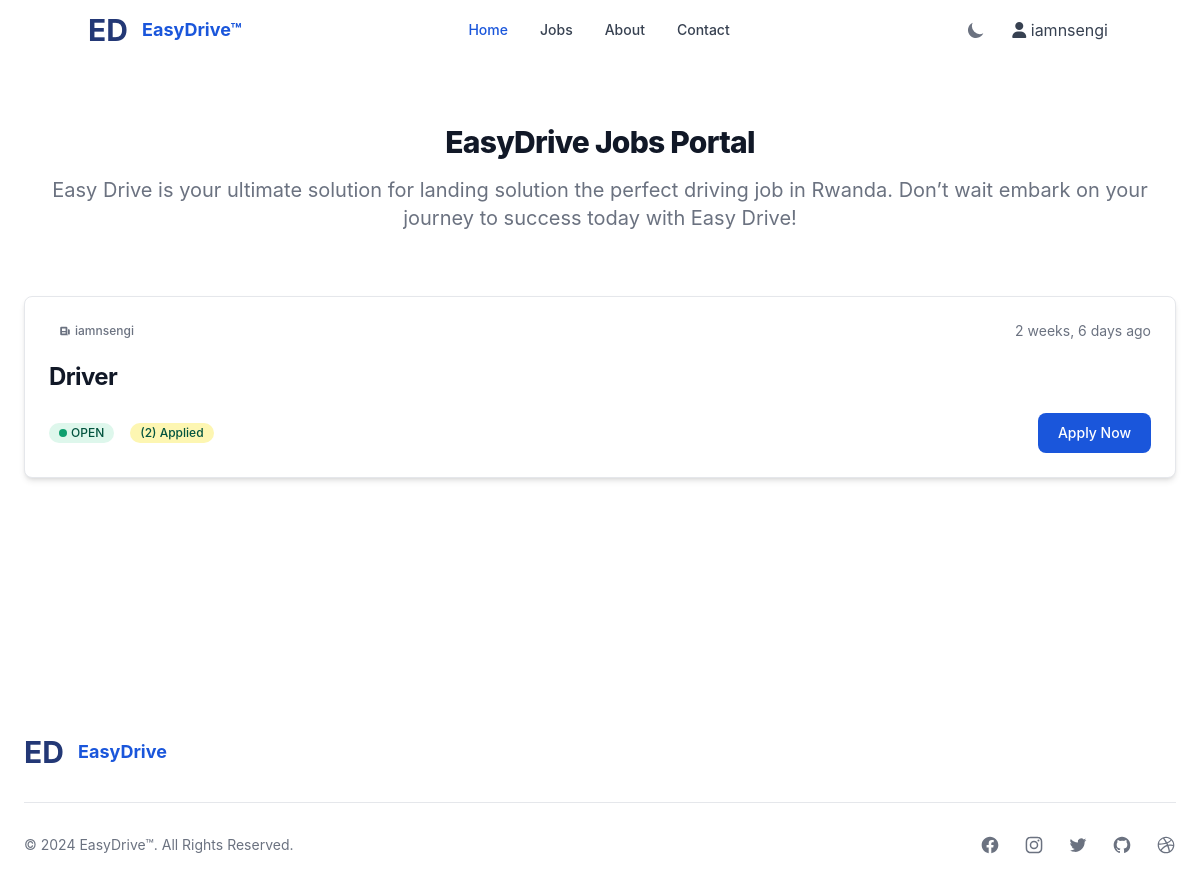
Screenshot of /job/3 (signed in) with the database file from the repository.
### MainApp/models.py (models this page shows, shortened)
class Job(models.Model):
    OPEN = 'open'
    CLOSED = 'closed'
    STATUS_CHOICES = [
        (OPEN, 'Open'),
        (CLOSED, 'Closed'),
    ]
    FULLTIME = 'full-time'
    PARTTIME = 'part-time'
    CONTRACT = 'contract'
    TYPE_CHOICES = [
        (FULLTIME, 'full-time'),
        (PARTTIME, 'part-time'),
        (CONTRACT, 'contract'),
    ]
    creator = models.ForeignKey(User, on_delete=models.CASCADE)
    title = models.CharField(max_length=255, default="")
    location = models.CharField(max_length=255, default="")
    description = models.TextField()
    requirements = models.TextField(null=True, blank=True)
    applicants = models.IntegerField(default=0)
    type = models.CharField(max_length=10, choices=TYPE_CHOICES, default=FULLTIME)
    status = models.CharField(max_length=10, choices=STATUS_CHOICES, default=OPEN)
    created_at = models.DateTimeField(auto_now_add=True)
    updated_at = models.DateTimeField(auto_now=True)
    class Meta:
        ordering = ['-created_at']

### MainApp/views.py (the view, shortened to what this page needs)
# urls.py: path('job/<str:id>',JobDetail.as_view()),
class JobDetail(LoginRequiredMixin,View):
    def get(self, request,id):
        context = {}
        try:
            job = Job.objects.get(id=id)
            context = {
                'job':job
            }
        except Exception as e:
            messages.error(request,e)
            return redirect('/jobs')
        return render(request,'job_detail.html',context)

### MainApp/templates/job_detail.html (shortened to what this page needs)
{% extends 'base.html' %} {% load static %}
{% load humanize %} {% block content%} {% include 'navbar.html'%}
<section class="bg-white dark:bg-gray-900">
  <div class="py-8 px-4 mx-auto max-w-screen-xl lg:py-16 lg:px-6">
    <div class="mx-auto max-w-screen-sm text-center lg:mb-16 mb-8">
      <h2
        class="mb-4 text-3xl lg:text-4xl tracking-tight font-extrabold text-gray-900 dark:text-white"
      >
        EasyDrive Jobs Portal
      </h2>
      <p class="font-light text-gray-500 sm:text-xl dark:text-gray-400">
        Easy Drive is your ultimate solution for landing solution the perfect
        driving job in Rwanda. Don’t wait embark on your journey to success
        today with Easy Drive!
      </p>
    </div>
    <div class="grid gap-8">
      <article
        class="p-6 bg-white rounded-lg border border-gray-200 shadow-md dark:bg-gray-800 dark:border-gray-700"
      >
        <div class="flex justify-between items-center mb-5 text-gray-500">
          <span
            class="bg-primary-100 text-primary-800 text-xs font-medium inline-flex items-center px-2.5 py-0.5 rounded dark:bg-primary-200 dark:text-primary-800"
          >
            <svg
              class="mr-1 w-3 h-3"
              fill="currentColor"
              viewBox="0 0 20 20"
              xmlns="http://www.w3.org/2000/svg"
            >
              <path
                fill-rule="evenodd"
                d="M2 5a2 2 0 012-2h8a2 2 0 012 2v10a2 2 0 002 2H4a2 2 0 01-2-2V5zm3 1h6v4H5V6zm6 6H5v2h6v-2z"
                clip-rule="evenodd"
              ></path>
              <path d="M15 7h1a2 2 0 012 2v5.5a1.5 1.5 0 01-3 0V7z"></path>
            </svg>
            {{job.creator}}
          </span>
          <span class="text-sm">{{ job.created_at|naturaltime }}</span>
        </div>
        <h2
          class="mb-2 text-2xl font-bold tracking-tight text-gray-900 dark:text-white"
        >
          <a href="#">{{job.title}}</a>
        </h2>
        <div class="flex justify-between items-center">
          <div class="flex items-center space-x-4">
            {% if job.status == 'open' %}
            <span
              class="inline-flex items-center bg-green-100 text-green-800 text-xs font-medium px-2.5 py-0.5 rounded-full dark:bg-green-900 dark:text-green-300"
            >
              <span class="w-2 h-2 me-1 bg-green-500 rounded-full"></span>
              {{job.status|upper}}
            </span>
            {% endif %}
            <span
              class="inline-flex items-center bg-yellow-100 text-green-800 text-xs font-medium px-2.5 py-0.5 rounded-full dark:bg-yellow-900 dark:text-yellow-300"
              >({{job.applicants}}) Applied
            </span>
          </div>
          <button
            data-modal-target="crud-modal"
            data-modal-toggle="crud-modal"
            class="block text-white bg-blue-700 hover:bg-blue-800 focus:ring-4 focus:outline-none focus:ring-blue-300 font-medium rounded-lg text-sm px-5 py-2.5 text-center dark:bg-blue-600 dark:hover:bg-blue-700 dark:focus:ring-blue-800"
            type="button"
          >
            Apply Now
          </button>
        </div>
      </article>
    </div>
  </div>
</section>
<div class="pt-36">&nbsp;</div>
{% include 'footer.html'%} {% endblock %}

### MainApp/templates/navbar.html (shortened to what this page needs)
<nav
  class="bg-white border-gray-200 px-2 sm:px-4 py-2.5 rounded dark:bg-gray-800"
>
  <div class="container mx-auto flex flex-wrap items-center justify-between">
    <a href="/" class="flex">
      <span
        class="self-center text-3xl text-blue-900 font-bold whitespace-nowrap dark:text-white"
        >ED &nbsp;</span
      >
      <span
        class="self-center text-lg text-blue-700 font-bold whitespace-nowrap dark:text-white"
        >EasyDrive™</span
      >
    </a>
    <div class="flex md:order-2 items-center space-x-4">
      <button
        id="theme-toggle"
        type="button"
        class="text-gray-500 dark:text-gray-400 hover:bg-gray-100 dark:hover:bg-gray-700 focus:outline-none focus:ring-4 focus:ring-gray-200 dark:focus:ring-gray-700 rounded-lg text-sm p-2.5"
      >
        <svg
          id="theme-toggle-dark-icon"
          class="w-5 h-5 hidden"
          fill="currentColor"
          viewBox="0 0 20 20"
          xmlns="http://www.w3.org/2000/svg"
        >
          <path
            d="M17.293 13.293A8 8 0 016.707 2.707a8.001 8.001 0 1010.586 10.586z"
          ></path>
        </svg>
      </button>
      {% if request.user.is_authenticated %}
      <div class="relative">
        <button
          class="inline-flex items-center h-full text-gray-700 dark:text-gray-300"
        >
          <span class="mr-1">
            <i class="fa fa-user"></i>
            {{request.user}}</span
          >
        </button>
      </div>
      {% endif %}
    </div>
    <div
      class="hidden md:flex justify-between items-center w-full md:w-auto md:order-1"
      id="mobile-menu-4"
    >
      <ul
        class="flex-col md:flex-row flex md:space-x-8 mt-4 md:mt-0 md:text-sm md:font-medium"
      >
        <li>
          <a
            href="/"
            class="bg-blue-700 md:bg-transparent text-white block pl-3 pr-4 py-2 md:text-blue-700 md:p-0 rounded dark:text-white"
            aria-current="page"
            >Home</a
          >
        </li>
        {% if request.user.is_authenticated %}
        <li>
          <a
            href="/jobs"
            class="text-gray-700 hover:bg-gray-50 border-b border-gray-100 md:hover:bg-transparent md:border-0 block pl-3 pr-4 py-2 md:hover:text-blue-700 md:p-0 dark:text-gray-400 dark:hover:bg-gray-700 dark:hover:text-white md:dark:hover:bg-transparent dark:border-gray-700"
            >Jobs</a
          >
        </li>
        {% endif %}
        <li>
          <a
            href="/#about"
            class="text-gray-700 hover:bg-gray-50 border-b border-gray-100 md:hover:bg-transparent md:border-0 block pl-3 pr-4 py-2 md:hover:text-blue-700 md:p-0 dark:text-gray-400 dark:hover:bg-gray-700 dark:hover:text-white md:dark:hover:bg-transparent dark:border-gray-700"
            >About</a
          >
        </li>
        <li>
          <a
            href="/#contact"
            class="text-gray-700 hover:bg-gray-50 border-b border-gray-100 md:hover:bg-transparent md:border-0 block pl-3 pr-4 py-2 md:hover:text-blue-700 md:p-0 dark:text-gray-400 dark:hover:bg-gray-700 dark:hover:text-white md:dark:hover:bg-transparent dark:border-gray-700"
            >Contact</a
          >
        </li>
      </ul>
    </div>
  </div>
</nav>

### rows the page displays
Job: creator "iamnsengi", created_at "2 weeks, 6 days ago", title "Driver", status "OPEN", applicants "2"

### other values shown
{{ request.user }} "iamnsengi"
